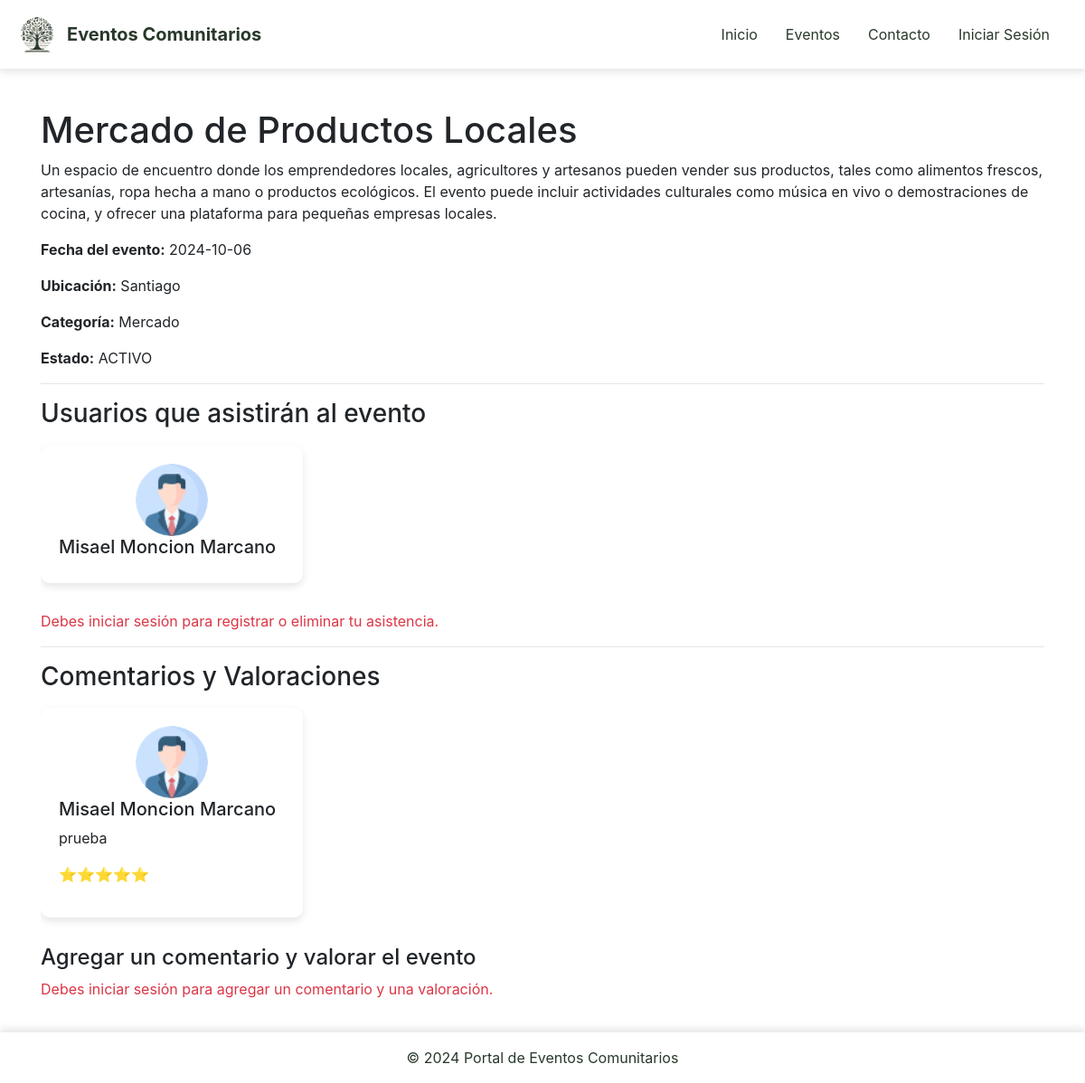
Screenshot of /detalle_evento.php?id=6 with the database file from the repository.
### tables this page shows
CREATE TABLE `eventos` (
  `id` int(11) NOT NULL,
  `titulo` varchar(255) DEFAULT NULL,
  `descripcion` text DEFAULT NULL,
  `fecha` date DEFAULT NULL,
  `ubicacion` varchar(255) DEFAULT NULL,
  `categoria` varchar(100) DEFAULT NULL,
  `creado_por` int(11) DEFAULT NULL,
  `ESTADO` enum('ACTIVO','ANULADO') DEFAULT 'ACTIVO'
);

CREATE TABLE `comentarios` (
  `id` int(11) NOT NULL,
  `comentario` text DEFAULT NULL,
  `usuario_id` int(11) DEFAULT NULL,
  `evento_id` int(11) DEFAULT NULL,
  `fecha` timestamp NOT NULL DEFAULT current_timestamp(),
  `valoracion` int(1) NOT NULL DEFAULT 0
);

CREATE TABLE `usuarios` (
  `id` int(11) NOT NULL,
  `nombre` varchar(100) DEFAULT NULL,
  `apellido` varchar(100) DEFAULT NULL,
  `email` varchar(100) DEFAULT NULL,
  `password` varchar(255) DEFAULT NULL,
  `tipo_usuario` enum('admin','usuario') DEFAULT 'usuario'
);

### detalle_evento.php (the view, shortened to what this page needs)
<?php
include 'templates/header.php';
include 'includes/db.php';
if (isset($_GET['id'])) {
    $evento_id = intval($_GET['id']);
    $sql_evento = "SELECT * FROM eventos WHERE id = ?";
    $stmt_evento = $conn->prepare($sql_evento);
    $stmt_evento->bind_param("i", $evento_id);
    $stmt_evento->execute();
    $result_evento = $stmt_evento->get_result();
    if ($result_evento->num_rows > 0) {
        $evento = $result_evento->fetch_assoc();
        ?>
        <div class="container mt-4">
            <h1><?php echo htmlspecialchars($evento['titulo']); ?></h1>
            <p><?php echo htmlspecialchars($evento['descripcion']); ?></p>
            <p><strong>Fecha del evento:</strong> <?php echo htmlspecialchars($evento['fecha']); ?></p>
            <p><strong>Ubicación:</strong> <?php echo htmlspecialchars($evento['ubicacion']); ?></p>
            <p><strong>Categoría:</strong> <?php echo htmlspecialchars($evento['categoria']); ?></p>
            <p><strong>Estado:</strong> <?php echo htmlspecialchars($evento['ESTADO']); ?></p>
            <hr>
            <h3>Usuarios que asistirán al evento</h3>
            <div class="user-slider">
            <?php
            $sql_asistentes = "SELECT usuarios.nombre, usuarios.apellido FROM asistencia_eventos
                               INNER JOIN usuarios ON asistencia_eventos.usuario_id = usuarios.id
                               WHERE asistencia_eventos.evento_id = ?";
            $stmt_asistentes = $conn->prepare($sql_asistentes);
            $stmt_asistentes->bind_param("i", $evento_id);
            $stmt_asistentes->execute();
            $result_asistentes = $stmt_asistentes->get_result();
            if ($result_asistentes->num_rows > 0) {
                while ($asistente = $result_asistentes->fetch_assoc()) {
                    $nombre_completo = htmlspecialchars($asistente['nombre']) . ' ' . htmlspecialchars($asistente['apellido']);
                    $avatar_url = "assets/images/default-avatar.png";
                    echo '<div class="comment-card" style="min-width: 150px;">';
                    echo '<div class="comment-body">';
                    echo '<div class="avatar-container">';
                    echo '<img src="' . $avatar_url . '" alt="Avatar" class="comment-avatar">';
                    echo '</div>';
                    echo '<h5>' . $nombre_completo . '</h5>';
                    echo '</div>';
                    echo '</div>';
                }
            } else {
                echo '<p>No hay usuarios registrados para asistir a este evento.</p>';
            }
            ?>
            </div>
            <?php if (isset($_SESSION['usuario'])): ?>
                <?php
                $usuario_id = $_SESSION['id'];
                $sql_check_asistencia = "SELECT * FROM asistencia_eventos WHERE usuario_id = ? AND evento_id = ?";
                $stmt_check = $conn->prepare($sql_check_asistencia);
                $stmt_check->bind_param("ii", $usuario_id, $evento_id);
                $stmt_check->execute();
                $result_check = $stmt_check->get_result();
                if ($result_check->num_rows == 0): ?>
                    <form action="detalle_evento.php?id=<?php echo $evento_id; ?>" method="POST">
                        <button type="submit" name="asistir" class="btn btn-custom">Registrar mi asistencia</button>
                    </form>
                <?php else: ?>
                    <form action="detalle_evento.php?id=<?php echo $evento_id; ?>" method="POST">
                        <button type="submit" name="eliminar_asistencia" class="btn btn-danger-custom">Eliminar mi asistencia</button>
                    </form>
                <?php endif; ?>
            <?php else: ?>
                <p class="text-danger">Debes iniciar sesión para registrar o eliminar tu asistencia.</p>
            <?php endif; ?>
            <hr>
            <h3>Comentarios y Valoraciones</h3>
            <div class="comment-slider">
            <?php
            $sql_comentarios = "SELECT comentarios.*, usuarios.nombre, usuarios.apellido, comentarios.valoracion
                                FROM comentarios
                                INNER JOIN usuarios ON comentarios.usuario_id = usuarios.id
                                WHERE comentarios.evento_id = ?
                                ORDER BY comentarios.id DESC";
            $stmt_comentarios = $conn->prepare($sql_comentarios);
            $stmt_comentarios->bind_param("i", $evento_id);
            $stmt_comentarios->execute();
            $result_comentarios = $stmt_comentarios->get_result();
            if ($result_comentarios->num_rows > 0) {
                while ($comentario = $result_comentarios->fetch_assoc()) {
                    $nombre_completo = htmlspecialchars($comentario['nombre']) . ' ' . htmlspecialchars($comentario['apellido']);
                    $avatar_url = "assets/images/default-avatar.png";
                    echo '<div class="comment-card">';
                    echo '<div class="comment-body">';
                    echo '<div class="avatar-container">';
                    echo '<img src="' . $avatar_url . '" alt="Avatar" class="comment-avatar">';
                    echo '</div>';
                    echo '<h5>' . $nombre_completo . '</h5>';
                    echo '<p>' . htmlspecialchars($comentario['comentario']) . '</p>';
                    echo '<p>' . str_repeat('⭐', $comentario['valoracion']) . '</p>';
                    echo '</div>';
                    echo '</div>';
                }
            } else {
                echo '<p>No hay comentarios todavía.</p>';
            }
            ?>
            </div>
            <h4>Agregar un comentario y valorar el evento</h4>
            <?php if (isset($_SESSION['usuario'])): ?>
                <form action="detalle_evento.php?id=<?php echo $evento_id; ?>" method="POST">
                    <div class="form-group">
                        <textarea class="form-control" name="comentario" placeholder="Escribe tu comentario aquí..." required></textarea>
                    </div>
                    <div class="form-group">
                        <label for="valoracion">Valoración del evento (1-5):</label>
                        <select class="form-control" name="valoracion" required>
                            <option value="1">⭐</option>
                            <option value="2">⭐⭐</option>
                            <option value="3">⭐⭐⭐</option>
                            <option value="4">⭐⭐⭐⭐</option>
                            <option value="5">⭐⭐⭐⭐⭐</option>
                        </select>
                    </div>
                    <button type="submit" class="btn btn-custom">Agregar Comentario</button>
                </form>
            <?php else: ?>
                <p class="text-danger">Debes iniciar sesión para agregar un comentario y una valoración.</p>
            <?php endif; ?>
        </div>
        <?php
    } else {
        echo "<p>Evento no encontrado.</p>";
    }
} else {
    echo "<p>ID de evento no especificado.</p>";
}
include 'templates/footer.php';
?>

### templates/header.php (shortened to what this page needs)
<!DOCTYPE html>
<html lang="es">
<head>
    <link rel="stylesheet" href="assets/css/style.css">
    <link rel="stylesheet" href="https://stackpath.bootstrapcdn.com/bootstrap/4.5.2/css/bootstrap.min.css">
</head>
<body>
    <nav class="navbar navbar-expand-lg navbar-light bg-white">
        <a class="navbar-brand d-flex align-items-center" href="index.php">
            <img src="assets/images/logo.png" alt="Logo" width="50" height="50" class="mr-2">
            <span style="color: #28392a; font-weight: bold;">Eventos Comunitarios</span>
        </a>
        <div class="collapse navbar-collapse" id="navbarNav">
            <ul class="navbar-nav ml-auto">
                <li class="nav-item"><a class="nav-link" href="index.php" style="color: #28392a;">Inicio</a></li>
                <li class="nav-item"><a class="nav-link" href="eventos.php" style="color: #28392a;">Eventos</a></li>
                <li class="nav-item"><a class="nav-link" href="contacto.php" style="color: #28392a;">Contacto</a></li>
                <?php if (isset($_SESSION['usuario'])): ?>
                    <li class="nav-item dropdown">
                        <a class="nav-link dropdown-toggle d-flex align-items-center" href="#" id="userDropdown" role="button" data-toggle="dropdown" aria-haspopup="true" aria-expanded="false" style="color: #28392a;">
                            <img src="assets/images/user.png" alt="User Icon" width="30" height="30" class="rounded-circle mr-2">
                            <span><?php echo htmlspecialchars($_SESSION['usuario']); ?></span>
                        </a>
                        <div class="dropdown-menu dropdown-menu-right" aria-labelledby="userDropdown">
                            <?php if ($_SESSION['tipo_usuario'] == 'admin'): ?>
                                <a class="dropdown-item" href="configuracion.php">Configuración</a>
                            <?php endif; ?>
                            <div class="dropdown-divider"></div>
                            <a class="dropdown-item" href="logout.php">Cerrar Sesión</a>
                        </div>
                    </li>
                <?php else: ?>
                    <li class="nav-item"><a class="nav-link" href="login.php" style="color: #28392a;">Iniciar Sesión</a></li>
                <?php endif; ?>
            </ul>
        </div>
    </nav>
</body>
</html>

### templates/footer.php (shortened to what this page needs)
<footer class="bg-white text-center py-3" style="color: #28392a;">
    <p>&copy; 2024 Portal de Eventos Comunitarios</p>
</footer>
</body>
</html>

### assets/css/style.css (style rules this page uses)
body, html { height: 100%; margin: 0; font-family: 'Arial', sans-serif; background-color: #ffffff; display: flex; flex-direction: column; justify-content: space-between; height: 100%; }
.container { background-color: #ffffff !important; padding: 20px; margin: 0 auto; max-width: 1200px; }
.comment-card, .comment-body { display: flex; flex-direction: column; justify-content: center; max-width: 400px; min-width: 250px; }
.comment-avatar { width: 80px; height: 80px; margin: 0 auto; }
.user-slider, .comment-slider { display: flex; overflow-x: scroll; gap: 20px; padding: 10px 0; }
.navbar { box-shadow: 0 4px 8px rgba(0, 0, 0, 0.1); background-color: white; }
.navbar .navbar-brand { color: #28392a; font-weight: bold; }
.navbar .nav-link { color: #28392a; margin-right: 15px; }
footer { background-color: white; color: #28392a; text-align: center; padding: 20px 0; width: 100%; height: 60px; position: relative; bottom: 0; left: 0; box-shadow: 0 -4px 8px rgba(0, 0, 0, 0.1); }
footer p { margin: 0; }
.comment-card, .user-card { background-color: #fff; border-radius: 10px; box-shadow: 0 4px 8px rgba(0, 0, 0, 0.1); padding: 20px; margin-bottom: 20px; position: relative; text-align: left; max-width: 400px; min-width: 250px; }
.comment-slider, .user-slider { display: flex; overflow-x: auto; scroll-behavior: smooth; gap: 20px; padding: 10px 0; }
.comment-body, .user-body { display: flex; flex-direction: column; justify-content: center; }
.comment-avatar, .user-avatar { width: 80px; height: 80px; border-radius: 50%; margin: 0 auto; display: block; }

### rows the page displays
eventos: titulo "Mercado de Productos Locales", descripcion "Un espacio de encuentro donde los emprendedores locales, agricultores y artesanos pueden vender sus productos, tales como alimentos frescos, artesanías, ropa hecha a mano o productos ecológicos. El evento puede incluir actividades culturales como música en vivo o demostraciones de cocina, y ofrecer una plataforma para pequeñas empresas locales.", fecha "2024-10-06", ubicacion "Santiago", categoria "Mercado", ESTADO "ACTIVO"
comentarios: usuario.apellido "Misael Moncion Marcano", comentario "prueba", valoracion "⭐⭐⭐⭐⭐"

### other values shown
$nombre_completo "Misael Moncion Marcano"
